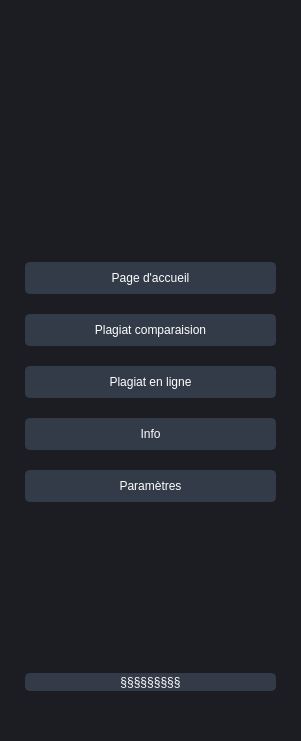
   <widget class="QWidget" name="widget_3" native="true">
    <property name="geometry">
     <rect>
      <x>0</x>
      <y>0</y>
      <width>301</width>
      <height>741</height>
     </rect>
    </property>
    <property name="styleSheet">
     <string notr="true">background-color: rgb(27, 29, 35);
color: rgb(255, 255, 255);</string>
    </property>
    <layout class="QVBoxLayout" name="verticalLayout_4">
     <property name="spacing">
      <number>20</number>
     </property>
     <property name="leftMargin">
      <number>25</number>
     </property>
     <property name="topMargin">
      <number>30</number>
     </property>
     <property name="rightMargin">
      <number>25</number>
     </property>
     <property name="bottomMargin">
      <number>30</number>
     </property>
     <item>
      <spacer name="horizontalSpacer_9">
       <property name="orientation">
        <enum>Qt::Horizontal</enum>
       </property>
       <property name="sizeHint" stdset="0">
        <size>
         <width>40</width>
         <height>20</height>
        </size>
       </property>
      </spacer>
     </item>
     <item>
      <spacer name="verticalSpacer_3">
       <property name="orientation">
        <enum>Qt::Vertical</enum>
       </property>
       <property name="sizeHint" stdset="0">
        <size>
         <width>20</width>
         <height>40</height>
        </size>
       </property>
      </spacer>
     </item>
     <item>
      <layout class="QHBoxLayout" name="horizontalLayout">
       <property name="spacing">
        <number>7</number>
       </property>
       <property name="bottomMargin">
        <number>0</number>
       </property>
       <item>
        <spacer name="horizontalSpacer_2">
         <property name="orientation">
          <enum>Qt::Horizontal</enum>
         </property>
         <property name="sizeHint" stdset="0">
          <size>
           <width>40</width>
           <height>20</height>
          </size>
         </property>
        </spacer>
       </item>
       <item>
        <widget class="QLabel" name="label">
         <property name="minimumSize">
          <size>
           <width>100</width>
           <height>100</height>
          </size>
         </property>
         <property name="maximumSize">
          <size>
           <width>100</width>
           <height>100</height>
          </size>
         </property>
         <property name="text">
          <string/>
         </property>
         <property name="pixmap">
          <pixmap>../pythonProject/icons/scan.png</pixmap>
         </property>
         <property name="scaledContents">
          <bool>true</bool>
         </property>
         <property name="alignment">
          <set>Qt::AlignCenter</set>
         </property>
        </widget>
       </item>
       <item>
        <spacer name="horizontalSpacer_3">
         <property name="orientation">
          <enum>Qt::Horizontal</enum>
         </property>
         <property name="sizeHint" stdset="0">
          <size>
           <width>40</width>
           <height>20</height>
          </size>
         </property>
        </spacer>
       </item>
      </layout>
     </item>
     <item>
      <spacer name="verticalSpacer">
       <property name="orientation">
        <enum>Qt::Vertical</enum>
       </property>
       <property name="sizeHint" stdset="0">
        <size>
         <width>20</width>
         <height>40</height>
        </size>
       </property>
      </spacer>
     </item>
     <item>
      <spacer name="horizontalSpacer_10">
       <property name="orientation">
        <enum>Qt::Horizontal</enum>
       </property>
       <property name="sizeHint" stdset="0">
        <size>
         <width>40</width>
         <height>20</height>
        </size>
       </property>
      </spacer>
     </item>
     <item>
      <layout class="QVBoxLayout" name="verticalLayout_2">
       <item>
        <widget class="QPushButton" name="home_btn_2">
         <property name="minimumSize">
          <size>
           <width>0</width>
           <height>0</height>
          </size>
         </property>
         <property name="font">
          <font>
           <family>Segoe UI</family>
           <pointsize>9</pointsize>
           <weight>50</weight>
           <italic>false</italic>
           <bold>false</bold>
          </font>
         </property>
         <property name="styleSheet">
          <string notr="true">QPushButton {
	border: 2px solid rgb(52, 59, 72);
	border-radius: 5px;	
	background-color: rgb(52, 59, 72);
	padding: 7px;
}
QPushButton:hover {
background-color: rgb(112, 160, 175);
	border: 2px solid rgb(61, 70, 86);
	padding: 7px;
}
QPushButton:pressed {	
	background-color: rgb(35, 40, 49);
	border: 2px solid rgb(43, 50, 61);
	padding: 7px;
}
QPushButton:focus {
    color:black;
	background-color: rgb(191, 204, 181);
	border: 2px solid rgb(43, 50, 61);
	padding: 7px;
}</string>
         </property>
         <property name="text">
          <string>Page d'accueil</string>
         </property>
         <property name="icon">
          <iconset>
           <normaloff>../pythonProject/icons/icons8-smart-home-32.png</normaloff>../pythonProject/icons/icons8-smart-home-32.png</iconset>
         </property>
         <property name="iconSize">
          <size>
           <width>20</width>
           <height>20</height>
          </size>
         </property>
         <property name="checkable">
          <bool>true</bool>
         </property>
         <property name="autoExclusive">
          <bool>true</bool>
         </property>
        </widget>
       </item>
       <item>
        <widget class="QPushButton" name="compare_btn_2">
         <property name="font">
          <font>
           <family>Segoe UI</family>
           <pointsize>9</pointsize>
           <weight>50</weight>
           <italic>false</italic>
           <bold>false</bold>
          </font>
         </property>
         <property name="styleSheet">
          <string notr="true">QPushButton {
	border: 2px solid rgb(52, 59, 72);
	border-radius: 5px;	
	background-color: rgb(52, 59, 72);
	padding: 7px;
}
QPushButton:hover {
	background-color: rgb(112, 160, 175);
	border: 2px solid rgb(61, 70, 86);
	padding: 7px;
}
QPushButton:pressed {	
	background-color: rgb(35, 40, 49);
	border: 2px solid rgb(43, 50, 61);
	padding: 7px;
}
QPushButton:focus {
	background-color: rgb(191, 204, 181);
	color:black;
	border: 2px solid rgb(43, 50, 61);
	padding: 7px;
}</string>
         </property>
         <property name="text">
          <string>Plagiat comparaision</string>
         </property>
         <property name="icon">
          <iconset>
           <normaloff>../pythonProject/icons/icons8-documents-50.png</normaloff>../pythonProject/icons/icons8-documents-50.png</iconset>
         </property>
         <property name="checkable">
          <bool>true</bool>
         </property>
         <property name="autoExclusive">
          <bool>true</bool>
         </property>
        </widget>
       </item>
       <item>
        <widget class="QPushButton" name="online_btn_2">
         <property name="font">
          <font>
           <family>Segoe UI</family>
           <pointsize>9</pointsize>
           <weight>50</weight>
           <italic>false</italic>
           <bold>false</bold>
          </font>
         </property>
         <property name="contextMenuPolicy">
          <enum>Qt::ActionsContextMenu</enum>
         </property>
         <property name="styleSheet">
          <string notr="true">QPushButton {
	border: 2px solid rgb(52, 59, 72);
	border-radius: 5px;	
	background-color: rgb(52, 59, 72);
	padding: 7px;
}
QPushButton:hover {
background-color: rgb(112, 160, 175);	border: 2px solid rgb(61, 70, 86);
	padding: 7px;
}
QPushButton:pressed {	
	background-color: rgb(35, 40, 49);
	border: 2px solid rgb(43, 50, 61);
	padding: 7px;
}
QPushButton:focus {
	background-color: rgb(191, 204, 181);
	color:black;
	border: 2px solid rgb(43, 50, 61);
	padding: 7px;
}</string>
         </property>
         <property name="text">
          <string>Plagiat en ligne</string>
         </property>
         <property name="icon">
          <iconset>
           <normaloff>../pythonProject/icons/icons8-geography-50.png</normaloff>../pythonProject/icons/icons8-geography-50.png</iconset>
         </property>
         <property name="checkable">
          <bool>true</bool>
         </property>
         <property name="autoExclusive">
          <bool>true</bool>
         </property>
         <property name="autoDefault">
          <bool>false</bool>
         </property>
         <property name="default">
          <bool>false</bool>
         </property>
         <property name="flat">
          <bool>false</bool>
         </property>
        </widget>
       </item>
       <item>
        <widget class="QPushButton" name="maybe_btn_2">
         <property name="font">
          <font>
           <family>Segoe UI</family>
           <pointsize>9</pointsize>
           <weight>50</weight>
           <italic>false</italic>
           <bold>false</bold>
          </font>
         </property>
         <property name="styleSheet">
          <string notr="true">QPushButton {
	border: 2px solid rgb(52, 59, 72);
	border-radius: 5px;	
	background-color: rgb(52, 59, 72);
	padding: 7px;
}
QPushButton:hover {
background-color: rgb(112, 160, 175);
	border: 2px solid rgb(61, 70, 86);
	padding: 7px;
}
QPushButton:pressed {	
	background-color: rgb(35, 40, 49);
	border: 2px solid rgb(43, 50, 61);
	padding: 7px;
}
QPushButton:focus {
	background-color: rgb(191, 204, 181);
	color:black;
	border: 2px solid rgb(43, 50, 61);
	padding: 7px;
}</string>
         </property>
         <property name="text">
          <string>Info</string>
         </property>
         <property name="icon">
          <iconset>
           <normaloff>../pythonProject/icons/icons8-info-50.png</normaloff>../pythonProject/icons/icons8-info-50.png</iconset>
         </property>
         <property name="checkable">
          <bool>true</bool>
         </property>
         <property name="autoExclusive">
          <bool>true</bool>
         </property>
         <property name="autoRepeatDelay">
          <number>300</number>
         </property>
        </widget>
       </item>
       <item>
        <widget class="QPushButton" name="setting_btn_2">
         <property name="font">
          <font>
           <family>Segoe UI</family>
           <pointsize>9</pointsize>
           <weight>50</weight>
           <italic>false</italic>
           <bold>false</bold>
          </font>
         </property>
         <property name="styleSheet">
          <string notr="true">QPushButton {
	border: 2px solid rgb(52, 59, 72);
	border-radius: 5px;	
	background-color: rgb(52, 59, 72);
	padding: 7px;
}
QPushButton:hover {
background-color: rgb(112, 160, 175);
	border: 2px solid rgb(61, 70, 86);
	padding: 7px;
}
QPushButton:pressed {	
	background-color: rgb(35, 40, 49);
	border: 2px solid rgb(43, 50, 61);
	padding: 7px;
}
QPushButton:focus {
	background-color: rgb(191, 204, 181);
	color:black;
	border: 2px solid rgb(43, 50, 61);
	padding: 7px;
}</string>
         </property>
         <property name="text">
          <string>Paramètres</string>
         </property>
         <property name="icon">
          <iconset>
           <normaloff>../pythonProject/icons/icons8-settings-50.png</normaloff>../pythonProject/icons/icons8-settings-50.png</iconset>
         </property>
         <property name="checkable">
          <bool>true</bool>
         </property>
         <property name="autoExclusive">
          <bool>true</bool>
         </property>
        </widget>
       </item>
      </layout>
     </item>
     <item>
      <spacer name="verticalSpacer_2">
       <property name="orientation">
        <enum>Qt::Vertical</enum>
       </property>
       <property name="sizeHint" stdset="0">
        <size>
         <width>20</width>
         <height>155</height>
        </size>
       </property>
      </spacer>
     </item>
     <item>
      <widget class="QPushButton" name="help_btn_2">
       <property name="font">
        <font>
         <family>Segoe UI</family>
        </font>
       </property>
       <property name="styleSheet">
        <string notr="true">QPushButton {
	border: 2px solid rgb(52, 59, 72);
	border-radius: 5px;	
	background-color: rgb(52, 59, 72);
}
QPushButton:hover {
	background-color: rgb(57, 65, 80);
	border: 2px solid rgb(61, 70, 86);
}
QPushButton:pressed {	
	background-color: rgb(35, 40, 49);
	border: 2px solid rgb(43, 50, 61);
}
QPushButton:focus {
	background-color: rgb(191, 204, 181);
	color:black;
	border: 2px solid rgb(43, 50, 61);
	padding: 7px;
}
</string>
       </property>
       <property name="text">
        <string>§§§§§§§§§</string>
       </property>
       <property name="icon">
        <iconset>
         <normaloff>../pythonProject/icons/icons8-question-mark-24.png</normaloff>../pythonProject/icons/icons8-question-mark-24.png</iconset>
       </property>
      </widget>
     </item>
     <item>
      <spacer name="horizontalSpacer_4">
       <property name="orientation">
        <enum>Qt::Horizontal</enum>
       </property>
       <property name="sizeHint" stdset="0">
        <size>
         <width>40</width>
         <height>20</height>
        </size>
       </property>
      </spacer>
     </item>
    </layout>
   </widget>
